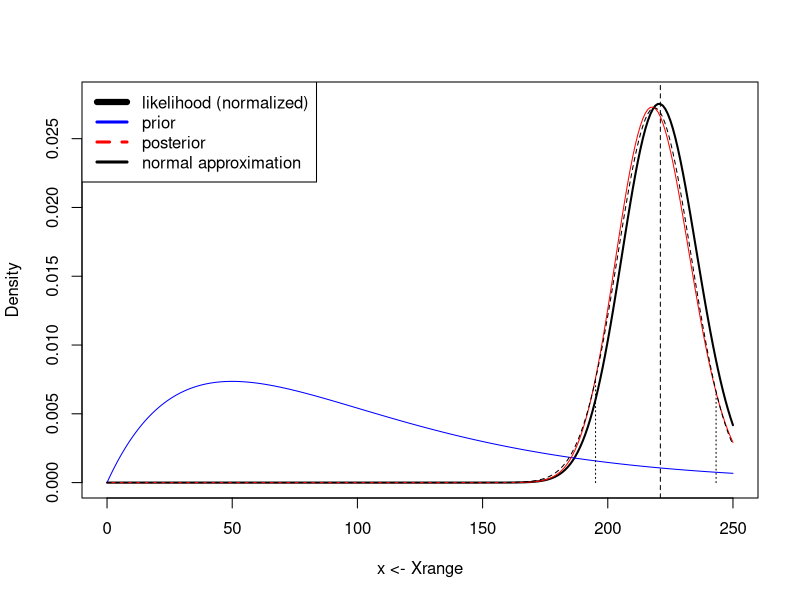

Source code (R):
### DATA
Xpois = 221
# Xrange = ( Xpois -30):( Xpois +30)
XrangeGap = 1
XrangeUpper = 2.0
Xrange = seq( 0, Xpois +  sqrt(Xpois) * XrangeUpper, XrangeGap)

normalize = function(x) x/sum(x)

plot(x<-Xrange, normalize(dpois(x, Xpois)) , 
     type="l", ylim=c(0,0.028), lwd=2, ylab="Density")
abline(v= Xpois, lty=2)

### PRIOR
delta = 2
phi = 1/50
lines(Xrange, dgamma(Xrange, delta, rate=phi), col="blue")

### POSTERIOR
deltaStar  = delta + Xpois
phiStar = phi + 1
toleranceInterval = qgamma(c(0.05,0.95), deltaStar, phiStar)
lines(rep(toleranceInterval[1], each=2),
      c(0, dgamma(toleranceInterval[1], deltaStar, phiStar)), lty=3)
lines(rep(toleranceInterval[2], each=2),
      c(0, dgamma(toleranceInterval[2], deltaStar, phiStar)), lty=3)
lines(Xrange, dgamma(Xrange, deltaStar, rate=phiStar), col="red")

## normal approx
lines(x, dnorm(x, deltaStar/phiStar, sqrt(deltaStar)/phiStar), lty=2)
legend("topleft", legend = c("likelihood (normalized)",
                              "prior", "posterior",
                              "normal approximation"), col = c("black", "blue", "red", "black"),
       lty=c(1,1,2,1), lwd=c(6,3,3,3))